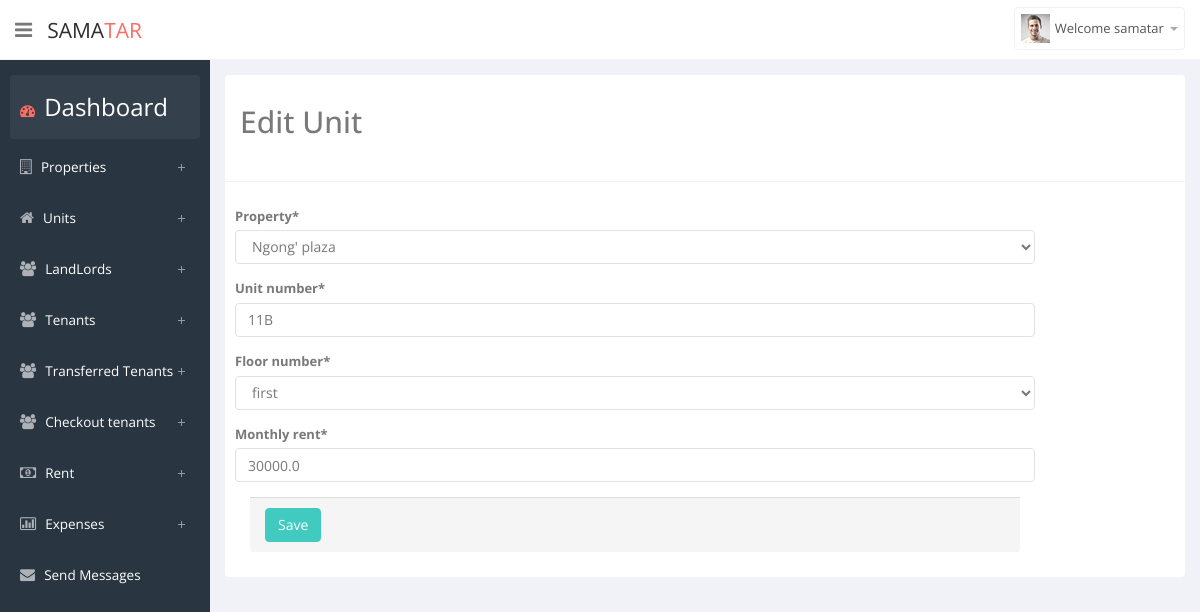
The page /edit/unit/21/ (signed in) on the database its author committed.
### property/models.py (models this page shows, shortened)
class Unit(models.Model):
    date_added = models.DateField(auto_now_add=True, null=True)
    property = models.ForeignKey(Property,on_delete=models.CASCADE)
    unit_number = models.CharField(max_length=300)
    floor_CHOICES = [('Ground', 'Ground'),
    ('Parking-Bay', 'Parking-Bay'),]
    for r in range(1,10):
        floor_CHOICES.append((num2words(r,to = 'ordinal'),num2words(r,to = 'ordinal')))
    floor_number =models.CharField(max_length=300,null=True,choices=floor_CHOICES)
    monthly_rent = models.FloatField()
    occupied = models.BooleanField(default=False)
    landlord_assigned = models.BooleanField(default=False)
    class Meta:
        ordering = ('property',)

### property/views.py (the view)
# urls.py: re_path(r'^edit/unit/(?P<id>\d+)/', views.edit_unit, name='edit_unit'),
def edit_unit(request, id):
    single_unit = Unit.objects.get(id=id)
    if request.method == 'POST':
        unit_form = UnitForm(data=request.POST, instance=single_unit)
        if unit_form.is_valid():
            unit_form.save()
            messages.success(request, "Unit updated successfully")
        else:
            messages.error(request, "Error updating unit")
    else:
        unit_form = UnitForm(instance=single_unit)
    return render(request, 'property/edit_unit.html', {'unit_form': unit_form})

### property/forms.py
class UnitForm(forms.ModelForm):
    class Meta:
        model = Unit
        fields = ('property', 'unit_number', 'floor_number', 'monthly_rent')

### property/models.py (called while the page is built)
    def __str__(self):
        return self.name

### property/templates/property/edit_unit.html (shortened to what this page needs)
{% extends 'property/base.html' %}
{% block body %}
{% load crispy_forms_tags %}
<div class="tab-pane" id="tab-add-landlord">
    <div class="panel">
        <div class="panel-heading">
            <h2>Edit Unit</h2><br>
        </div>
        <div class="panel-body">
            <div class="row">
                <div class="col-md-10" style="margin:10px">
                    <form class="form-horizontal tabular-form" enctype="multipart/form-data" method="post">
                        {{unit_form|crispy}}
                        <div class="panel-footer">
                            <div class="row">
                                <div class="col-sm-8 col-sm-10">
                                    <input name="unit_button" type="submit" class="btn-primary btn"
                                           value="Save">
                                </div>
                            </div>
                        </div>
                    </form>
                </div>
            </div>
        </div>
    </div>
</div>
{% endblock %}

### property/templates/property/base.html (shortened to what this page needs)
<!DOCTYPE html>
<html lang="en">
{% load static %}
{% load bootstrap4 %}
<head>
    <link href="{% static 'property/css/bootstrap.min.css' %}" rel="stylesheet">
    <link href="{% static 'property/css/bootstrap-reset.css' %}" rel="stylesheet">
    <link href="{% static 'property/assets/font-awesome/css/font-awesome.css' %}" rel="stylesheet"/>
    <link href="{% static 'property/assets/jquery-easy-pie-chart/jquery.easy-pie-chart.css' %}" rel="stylesheet"
          type="text/css" media="screen"/>
    <link rel="stylesheet" href="{% static 'property/css/owl.carousel.css' %}" type="text/css">
    <link href="{% static 'property/css/slidebars.css' %}" rel="stylesheet">
    <link href="{% static 'property/css/style.css' %}" rel="stylesheet">
    <link href="{% static 'property/css/style-responsive.css' %}" rel="stylesheet"/>
</head>
<body>
<section id="container">
    <header class="header white-bg">
        <div class="sidebar-toggle-box">
            <div class="fa fa-bars tooltips" data-placement="right" data-original-title="Toggle Navigation"></div>
        </div>
        <a href="{% url 'property:home' %}" class="logo">Sama<span>Tar</span></a>
        <div class="top-nav ">
            <ul class="nav pull-right top-menu">
                {% if user.is_authenticated %}
                <li class="dropdown">
                    <a data-toggle="dropdown" class="dropdown-toggle" href="#">
                        <img alt="" src="img/avatar1_small.jpg">
                        <span class="username"> Welcome {{ user.username }}</span>
                        <b class="caret"></b>
                    </a>
                </li>
                {% endif %}
            </ul>
        </div>
    </header>
    <aside>
        <div id="sidebar" class="nav-collapse">
            <ul class="sidebar-menu" id="nav-accordion">
                <li>
                    <a class="active" href="{% url 'property:home' %}">
                        <i class="fa fa-dashboard"></i>
                        <span style="color:white; font-size:24px">Dashboard</span>
                    </a>
                </li>
                <li class="sub-menu">
                    <a href="javascript:;">
                        <i class="fa fa-building-o"></i>
                        <span class="dash-color">Properties</span>
                    </a>
                </li>
                <li class="sub-menu">
                    <a href="javascript:;">
                        <i class="fa fa-home"></i>
                        <span class="dash-color">Units</span>
                    </a>
                </li>
                <li class="sub-menu">
                    <a href="javascript:;">
                        <i class="fa fa-users"></i>
                        <span class="dash-color">LandLords</span>
                    </a>
                </li>
                <li class="sub-menu">
                    <a href="javascript:;">
                        <i class="fa fa-users"></i>
                        <span class="dash-color">Tenants</span>
                    </a>
                </li>
                <li class="sub-menu">
                    <a href="javascript:;">
                        <i class="fa fa-users"></i>
                        <span class="dash-color">Transferred Tenants</span>
                    </a>
                </li>
                <li class="sub-menu">
                    <a href="javascript:;">
                        <i class=" fa fa-users"></i>
                        <span class="dash-color">Checkout tenants</span>
                    </a>
                </li>
                <li class="sub-menu">
                    <a href="javascript:;">
                        <i class=" fa fa-money"></i>
                        <span class="dash-color">Rent</span>
                    </a>
                </li>
                <li class="sub-menu">
                    <a href="javascript:;">
                        <i class="fa fa-bar-chart-o"></i>
                        <span class="dash-color">Expenses</span>
                    </a>
                </li>
                <li class="sub-menu">
                    <a href="#tab-display-sms" role="tab" data-toggle="tab">
                        <i class="fa fa-envelope"></i>
                        <span class="dash-color">Send Messages</span>
                    </a>
                </li>
            </ul>
        </div>
    </aside>
    <section id="main-content">
        <section class="wrapper site-min-height">
            {% block body %}
            {% endblock %}
        </section>
    </section>
</section>
<link rel="stylesheet" type="text/css"
      href="https://cdn.datatables.net/v/dt/jszip-2.5.0/dt-1.10.18/af-2.3.0/b-1.5.2/b-colvis-1.5.2/b-flash-1.5.2/b-html5-1.5.2/b-print-1.5.2/cr-1.5.0/fh-3.1.4/r-2.2.2/datatables.min.css"/>
</body>
</html>

### rows shown on the page
Unit: property "Ngong' plaza", unit_number "11B", floor_number "first", monthly_rent "30000.0"

### other values the page prints
{{ user.username }} "samatar"
